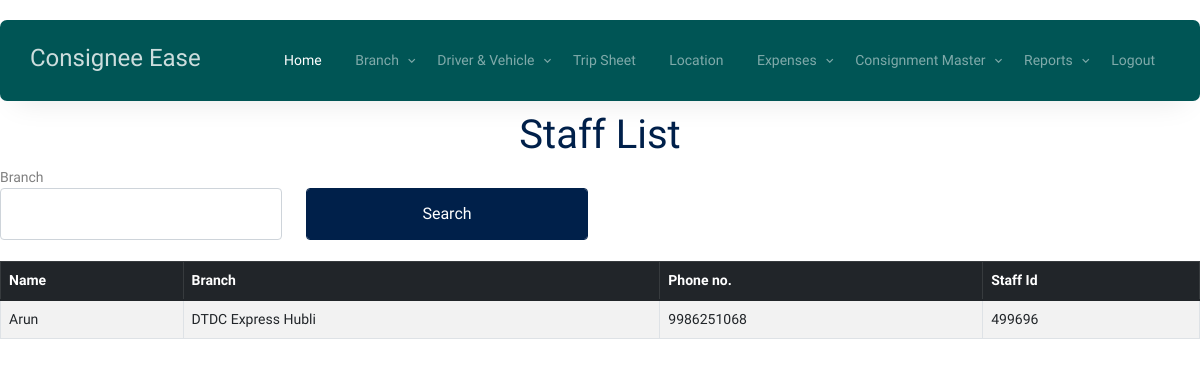
The page /adminstaff_view on the database its author committed.
### consign_app/models.py (models this page shows)
class Staff(models.Model):
    staffname = models.CharField(max_length=150, null=True)
    staffPhone = models.CharField(max_length=150, null=True)
    staffaddress = models.CharField(max_length=150, null=True)
    aadhar = models.CharField(max_length=150, null=True)
    staffid = models.CharField(max_length=150, null=True)
    Branch = models.CharField(max_length=150, null=True)
    passbook = models.CharField(max_length=150, null=True)
    passbookphoto = models.CharField(max_length=150, null=True)
    passport = models.CharField(max_length=150, null=True)

### consign_app/views.py (the view)
# urls.py: path('adminstaff_view',views.adminstaff_view,name='adminstaff_view'),
def adminstaff_view(request):
    branch = request.POST.get('branch', '')
    if branch:
        staff_data = Staff.objects.filter(Branch__icontains=branch)
    else:
        staff_data = Staff.objects.all()
    return render(request, 'adminstaff_view.html', {'data': staff_data, 'branch': branch})

### consign_app/templates/adminstaff_view.html (shortened to what this page needs)
{% load static %}
<!DOCTYPE html>
<html lang="en">
<head>
    <link rel="stylesheet" href="{% static 'fonts/icomoon/style.css' %}" />
    <link rel="stylesheet" href="{% static 'fonts/flaticon/font/flaticon.css' %}" />
    <link rel="stylesheet" href="{% static 'css/tiny-slider.css' %}" />
    <link rel="stylesheet" href="{% static 'css/aos.css' %}" />
    <link rel="stylesheet" href="{% static 'css/style.css' %}" />
</head>
<body>
    {% include 'index_menu.html' %}
   <br><br><br>
      <div class="container">
        <div class="row justify-content-center align-items-center">
          <div class="col-lg-9 text-center mt-5">
            <h1 class="heading" data-aos="fade-up"> Staff List</h1>
          </div>
        </div>
      </div>
    <form method="post">
    <div class="row">
      <div class="col-md-3">
        <label>Branch</label>
<input type="text" class="form-control" id="t2" name="branch" list="branch" oninput="showBranchDatalist()">
      </div>
      <div class="col-md-3">
<button type="submit" class="form-control btn-primary">Search</button>
      </div>
    </div>
    </form>
<br>        <div class="">
            <div class="table-container">
                <table class="table table-striped table-bordered">
                    <thead class="table-dark">
                    <tr>
                        <th>Name</th>
                        <th>Branch</th>
                        <th>Phone no.</th>
                        <th>Staff Id</th>
                    </tr>
                    </thead>
                    <tbody>
                    {% for d in data %}
                    <tr class="custom-row">
                        <td>{{ d.staffname }}</td>
                        <td>{{ d.Branch }}</td>
                        <td>{{ d.staffPhone }}</td>
                        <td>{{ d.staffid }}</td>
                    </tr>
                    {% empty %}
                    <tr>
                        <td colspan="5" class="text-center">No staff found.</td>
                    </tr>
                    {% endfor %}
                    </tbody>
                </table>
            </div>
        </div>
</body>
</html>

### consign_app/templates/adminstaff_view.html (style rules this page uses)
.table-container { overflow-x: auto; -webkit-overflow-scrolling: touch; }
table { width: 100%; min-width: 600px; }

### rows shown on the page
Staff: staffname "Arun", Branch "DTDC Express Hubli", staffPhone "9986251068", staffid "499696"
